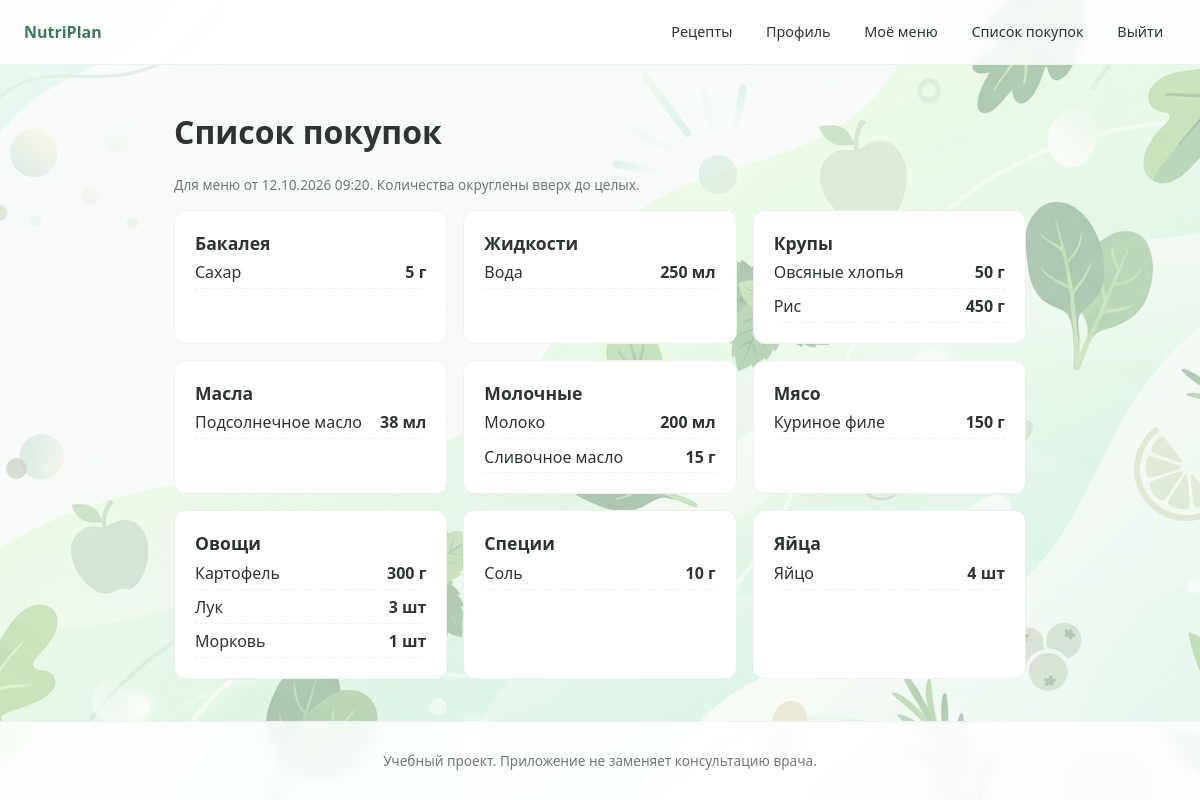
/shopping/ (signed in), run on the app's committed database.
### planner/models.py (models this page shows, shortened)
class MealPlan(models.Model):
    user = models.ForeignKey(
        settings.AUTH_USER_MODEL,
        on_delete=models.CASCADE,
        related_name='meal_plans',
    )
    start_date = models.DateField('Дата начала')
    budget_limit = models.DecimalField('Лимит бюджета, ₽', max_digits=8, decimal_places=2)
    created_at = models.DateTimeField('Создано', auto_now_add=True)
    class Meta:
        ordering = ['-created_at']
        verbose_name = 'План питания'
        verbose_name_plural = 'Планы питания'

### recipes/models.py (models this page shows, shortened)
class Ingredient(models.Model):
    UNIT_CHOICES = [
        ('g', 'г'),
        ('ml', 'мл'),
        ('pcs', 'шт'),
    ]
    name = models.CharField('Название', max_length=100, unique=True)
    unit = models.CharField('Единица измерения', max_length=3, choices=UNIT_CHOICES, default='g')
    category = models.CharField('Категория', max_length=50, blank=True)
    class Meta:
        ordering = ['name']
        verbose_name = 'Ингредиент'
        verbose_name_plural = 'Ингредиенты'

### shopping/views.py (the view)
# urls.py: path('', views.shopping_list, name='list'),
@login_required
def shopping_list(request):
    plan = MealPlan.objects.filter(user=request.user).first()
    lines = calculate_shopping_list(plan) if plan else []
    return render(request, 'shopping/list.html', {'plan': plan, 'lines': lines})

### shopping/services.py (called while the page is built)
def calculate_shopping_list(plan):
    totals = defaultdict(Fraction)
    ingredients = {}
    meals = plan.meals.select_related('recipe').prefetch_related('recipe__items__ingredient')
    for meal in meals:
        factor = Fraction(meal.servings, meal.recipe.servings)
        for item in meal.recipe.items.all():
            totals[item.ingredient_id] += Fraction(item.quantity) * factor
            ingredients[item.ingredient_id] = item.ingredient
    lines = [
        ShoppingLine(ingredient=ingredients[ingredient_id], quantity=math.ceil(total))
        for ingredient_id, total in totals.items()
    ]
    lines.sort(key=lambda line: (line.ingredient.category, line.ingredient.name))
    return lines

### templates/shopping/list.html (shortened to what this page needs)
{% extends 'base.html' %}
{% block content %}
<h1>Список покупок</h1>
{% if plan %}
<p class="meta">Для меню от {{ plan.created_at|date:"d.m.Y H:i" }}. Количества округлены вверх до целых.</p>
{% regroup lines by ingredient.category as groups %}
<div class="shopping">
    {% for group in groups %}
    <section class="card">
        <h2>{{ group.grouper|default:"Прочее" }}</h2>
        <ul class="shopping-items">
            {% for line in group.list %}
            <li><span>{{ line.ingredient.name }}</span> <strong>{{ line.quantity }} {{ line.ingredient.get_unit_display }}</strong></li>
            {% endfor %}
        </ul>
    </section>
    {% endfor %}
</div>
{% else %}
<p>Сначала составьте меню: <a href="{% url 'planner:plan' %}">перейти к меню</a>.</p>
{% endif %}
{% endblock %}

### static/css/style.css (style rules this page uses)
:root { --primary: #3b7a57; --primary-soft: #eef4f0; --surface: #fff; --border: #edf2ef; --text: #2c3531; --muted: #707973; --radius: 12px; }
*, *::before, *::after { box-sizing: border-box; }
body { margin: 0; min-height: 100vh; display: flex; flex-direction: column; font-family: system-ui, sans-serif; color: var(--text); }
body::before { content: ""; position: fixed; inset: 0; z-index: -1; background: linear-gradient(rgba(249, 251, 249, 0.55), rgba(249, 251, 249, 0.55)), url("../img/background.jpg") center / cover no-repeat; }
.card { padding: 1.25rem; background: #fff; border-radius: var(--radius); border: 1px solid var(--border); }
.card h2 { margin: 0 0 0.4rem; font-size: 1.1rem; }
.meta { margin: 0.5rem 0 0; font-size: 0.85rem; color: var(--muted); }
.shopping { display: flex; flex-wrap: wrap; gap: 1rem; margin-top: 1rem; }
.shopping .card { flex: 1 1 260px; }
.shopping-items { display: flex; flex-direction: column; gap: 0.4rem; margin: 0; padding: 0; list-style: none; }
.shopping-items li { display: flex; justify-content: space-between; gap: 1rem; padding-bottom: 0.3rem; border-bottom: 1px dashed var(--border); }

### data on the page
MealPlan: created_at "12.10.2026 09:20"
Ingredient: grouper "Бакалея", ingredient.name "Сахар", ingredient.unit "г"
Ingredient: grouper "Жидкости", ingredient.name "Вода", ingredient.unit "мл"
Ingredient: grouper "Крупы", ingredient.name "Овсяные хлопья", ingredient.unit "г"
Ingredient: ingredient.name "Рис", ingredient.unit "г"
Ingredient: grouper "Масла", ingredient.name "Подсолнечное масло", ingredient.unit "мл"
Ingredient: grouper "Молочные", ingredient.name "Молоко", ingredient.unit "мл"
Ingredient: ingredient.name "Сливочное масло", ingredient.unit "г"
Ingredient: grouper "Мясо", ingredient.name "Куриное филе", ingredient.unit "г"
Ingredient: grouper "Овощи", ingredient.name "Картофель", ingredient.unit "г"
Ingredient: ingredient.name "Лук", ingredient.unit "шт"
Ingredient: ingredient.name "Морковь", ingredient.unit "шт"
Ingredient: grouper "Специи", ingredient.name "Соль", ingredient.unit "г"
Ingredient: grouper "Яйца", ingredient.name "Яйцо", ingredient.unit "шт"

### other printed values
{{ line.quantity }} "5" "250" "50" "450" "38" "200" "15" "150" "300" "3" "1" "10" "4"
